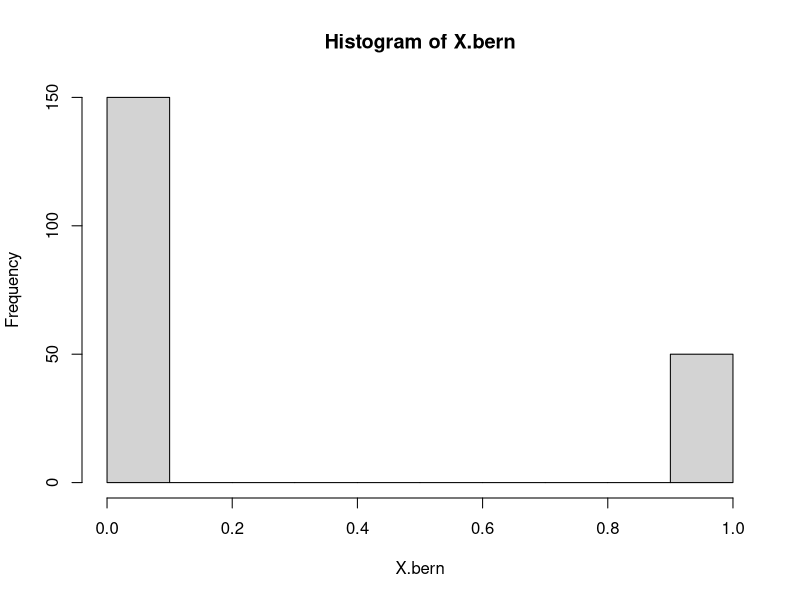
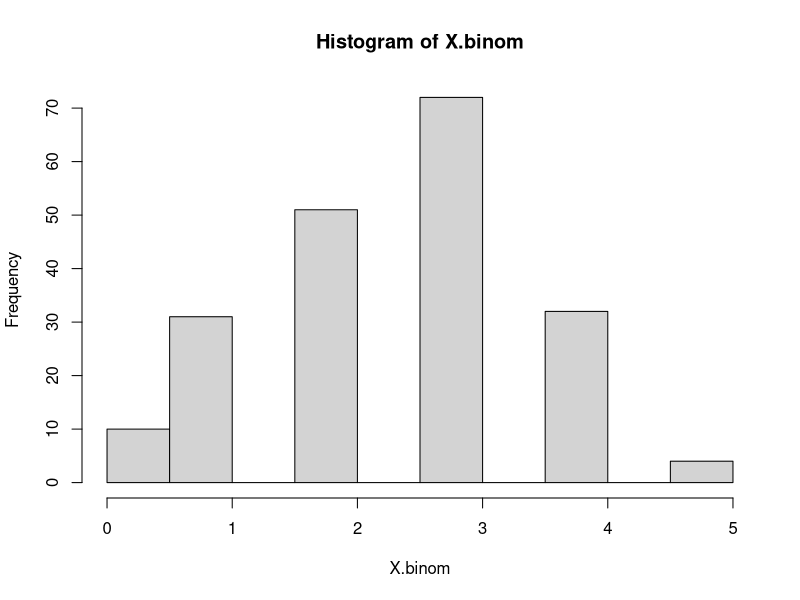
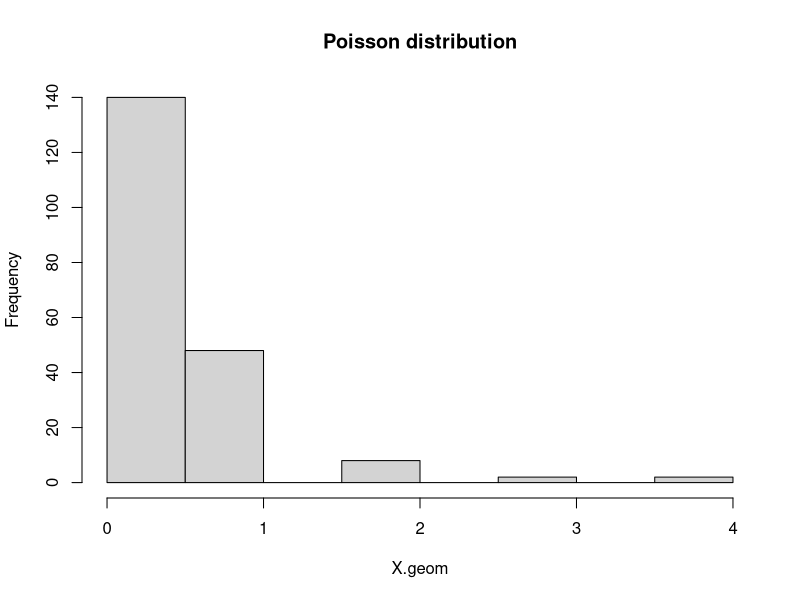

Here is the R script that generated these plots, in order: (Note: this script raises an error after producing the figures.)
#######################################
#     Statistics lesson 2 part 2      #
#     Fitting liklihood estimator     #
#######################################


### we simulate data sets for which we know the mean

#simulate Bernouilli sample : 200 points of proba 0.2, with n =1
X.bern = rbinom(200, 1, 0.2)
hist(X.bern)

mean(X.bern)

#simulate Binomial sample : 200 points of proba 0.5, with n =5 -> over 5 trials at each of the 200, count the number of 1
X.binom = rbinom(200, 5, 0.5) #if p decrease, the proba to have 5 realisation becomes small
hist(X.binom)

mean(X.binom)/5 #since E=Np -> p=E/n ; n is the number of trials

#simulate geometric sample : 
X.geom = rgeom(200, 0.7)
hist(X.geom, main="Poisson distribution")

1/mean(X.geom)

#simulate Poisson sample
x.pois <- rpois(n=200,lambda=4)
hist(x.poi,main="Poisson distribution")

mean(x.pois) 

#simulate exponential sample 
x.exp = rexp(200, 0.7)
hist(x.exp,main="Poisson distribution")

1/mean(x.exp)

#simulate Normal sample
  #data
  x.norm<-rnorm(n=200, m=10,sd=2)
  #hist
  hist(x.norm,main="Histogram of observed data")
  #density
  plot(density(x.norm),main="Density estimate of data")
  #CDF
  plot(ecdf(x.norm), main="Empirical cumulative distribution function")
  
  #parameters estimates
  mean.hat<-mean(x.norm); mean.hat
  std.hat = sqrt(var(x.norm)); std.hat
  
### Now we estimate maximum liklihood estimators of the mean for the data we simulated
  # we verify that the estimator gives good results for the mean that we know 
  
#  In R environment we can get MLE (Max Liklihood Estimator) by two statements:
#    1) mle() included in package stats4
#    2) fitdistr()included in package MASS
    
x = x.norm

###using stats4
library(stats4)

#note : initial value is very important (must be close to the real one)
summary(mle(LL, start = list(mu = 9, sigma=1)))

###using mass
library(MASS)

MASS::fitdistr(x.norm,"normal")
MASS::fitdistr(x.pois,"Poisson")
MASS::fitdistr(X.geom,"geometric")
MASS::fitdistr(x.exp,"exponential")


Data = as.data.frame(cbind(X.bern, X.binom, X.geom, x.pois, x.exp, x.norm))
names(Data) <- c("X1","X2","X3","X4","X5","X6")

write.csv(Data, file = "data.csv",row.names=FALSE)


##### appendix : 

#likelihood, not used since mle take -log liklihood    
L <- function(mu, sigma) {
  return( prod(dnorm(x, mu, sigma)) )
}

#Function to calculate negative log-likelihood.
LL <- function(mu, sigma) {
  R = dnorm(x, mu, sigma)
  -sum(log(R))
}


